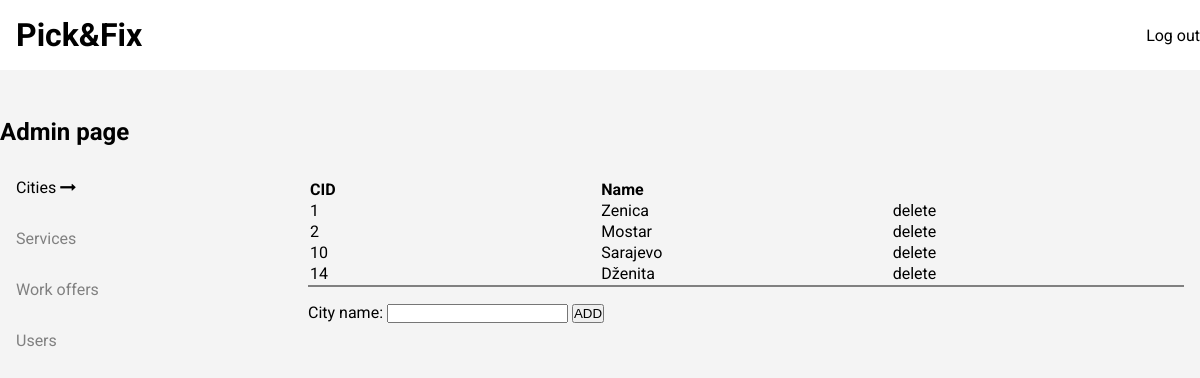
The page /admin/cities/cities.php on the database its author committed.
### tables this page shows
CREATE TABLE `cities` (
  `cid` int(11) NOT NULL,
  `name` varchar(20) NOT NULL,
  `status` tinyint(1) NOT NULL
);

### admin/cities/cities.php (the view, shortened to what this page needs)
<?php
include('../../includes/db.php');
$query1 = mysqli_query($db, "SELECT * FROM cities WHERE status=1");
?>
<!doctype html>
<html lang="en">
<head>
    <?php include('../../includes/head.php') ?>
    <link rel="stylesheet" href="../admin.css">
</head>
<body>
<header>
    <div class="inner-header flex-container center">
        <h1><a href="#">Pick&Fix</a></h1>
        <a href="#">Log out</a>
    </div>
</header>
<main class="center">
    <h2>Admin page</h2>
    <div class="flex-container">
        <div class="tables flex-container">
            <a href="cities.php" id="stay">Cities <i class="fa fa-long-arrow-right" aria-hidden="true"></i></a>
            <a href="#">Services</a>
            <a href="#">Work offers</a>
            <a href="#">Users</a>
        </div>
        <div class="rows">
            <table>
                <tr>
                    <th>CID</th>
                    <th>Name</th>
                </tr>
                <?php while($row = mysqli_fetch_assoc($query1)): ?>
                    <tr>
                        <td><?= $row["cid"]; ?></td>
                        <td><?= $row["name"]; ?></td>
                        <td><a href="delete_city.php?id=<?=$row['cid']; ?>">delete</a></td>
                    </tr>
                <?php endwhile; ?>
            </table>
            <?php include('insert_city.php'); ?>
        </div>
    </div>
</main>
</body>
</html>

### admin/admin.css (style rules this page uses)
* { margin: 0; padding: 0; }
.center { max-width: 75rem; margin: 0 auto; }
.flex-container { display: flex; }
body { background-color: #f4f4f4; font-family: 'Roboto', serif; }
header { background-color: white; }
.inner-header { justify-content: space-between; align-items: center; }
h1 { padding: 1rem; }
a { text-decoration: none; color: black; transition: all 0.15s ease-in; }
main { padding: 3rem 0; }
h2 { padding-bottom: 1rem; }
.tables { width: 25%; flex-direction: column; }
.tables a { color: grey; padding: 1rem; }
.rows { width: 75%; padding: 1rem; }
table { border-bottom: 2px solid grey; table-layout: fixed; width: 100%; margin-bottom: 1rem; }
table th { text-align: start; }
#stay { color: black; }

### rows shown on the page
cities: cid "1", name "Zenica"
cities: cid "2", name "Mostar"
cities: cid "10", name "Sarajevo"
cities: cid "14", name "Dženita"
